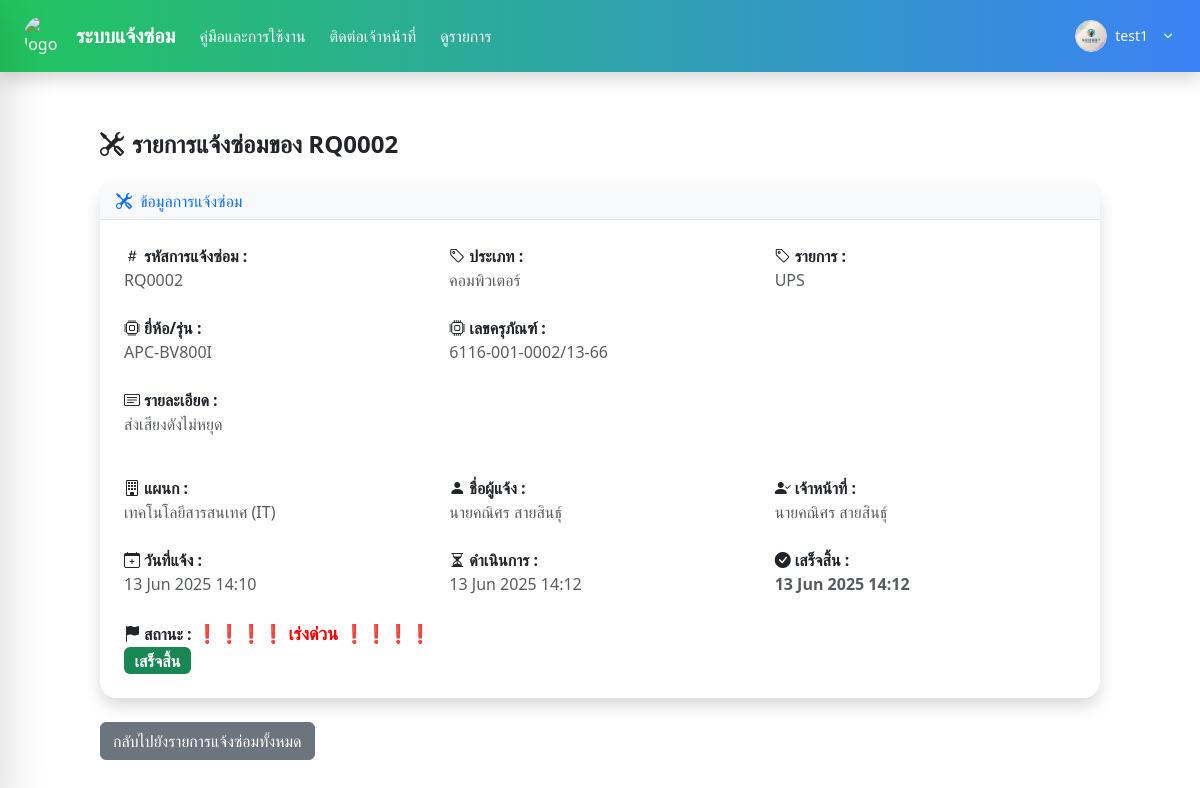
Page /repair/2/ (signed in) on the committed database.
### Report/models.py (models this page shows, shortened)
class RepairRequest(models.Model):
    CATEGORY_CHOICES = [
        ('คอมพิวเตอร์', 'คอมพิวเตอร์'),
        ('โปรแกรม', 'โปรแกรม'),
        ('เครื่องปริ้น', 'เครื่องปริ้น'),
        ('อินเตอร์เน็ต', 'อินเตอร์เน็ต'),
    ]
    STATUS_CHOICES = [
        ('pending', 'รอดำเนินการ'),
        ('in_progress', 'กำลังดำเนินการ'),
        ('completed', 'เสร็จสิ้น'),
        ('repairclaim', 'ส่งซ่อม/เคลม'),
        ('cancelled', 'ยกเลิก'),
    ]
    STATUS_CHOICES1 = [
        ('ไม่เร่งด่วน', 'ไม่เร่งด่วน'),
        ('เร่งด่วน', 'เร่งด่วน'),
    ]
    history = HistoricalRecords()
    request_id = models.CharField(max_length=10, blank=True, unique=True,)
    category = models.CharField(max_length=100, choices=CATEGORY_CHOICES)
    sub_item = models.CharField(max_length=100, blank=True)
    detail = models.TextField(max_length=100)
    department = models.CharField(max_length=100)
    device_code = models.CharField(max_length=100, blank=True)
    unknown_device = models.BooleanField(default=False)
    status = models.CharField(max_length=20, choices=STATUS_CHOICES,default='pending')
    status_user = models.CharField(max_length=20, choices=STATUS_CHOICES1)
    created_at = models.DateTimeField(auto_now_add=True)
    assigned_staff = models.CharField(max_length=100, blank=True, null=True)
    created_by = models.ForeignKey(User, on_delete=models.SET_NULL, null=True, related_name='created_repairs')
    completed_at = models.DateTimeField(null=True, blank=True )
    in_progress_at = models.DateTimeField(null=True, blank=True)
    assigned_to = models.ForeignKey(User, on_delete=models.SET_NULL, null=True, blank=True, related_name='assigned_repairs')
    reported_by = models.ForeignKey(User, on_delete=models.SET_NULL, null=True, blank=True)
    repairclaim_at = models.DateTimeField(null=True, blank=True)
    remark = models.TextField(blank=True)
    asset_number = models.CharField(max_length=255, blank=True, null=True)
    class Meta:
        ordering = ['-created_at']
        verbose_name = "รายการแจ้งซ่อม"
        verbose_name_plural = "รายการแจ้งซ่อมทั้งหมด"

### Report/views.py (the view)
# urls.py: path('repair/<int:pk>/', views.repair_detail, name='repair_detail'),
@login_required
def repair_detail(request, pk):
    report = get_object_or_404(RepairRequest, pk=pk)
    return render(request, 'repair_detail.html', {'report': report})

### Report/templates/repair_detail.html (shortened to what this page needs)
{% extends "base.html" %}
{% load static %}
{% block content %}
<html>
<body>
    <div class="container mt-5">
        <h1 class="text-2xl font-bold mb-4"><i class="bi bi-tools me-2"></i>รายการแจ้งซ่อมของ {{report.request_id}}</h1>
        <div class="card shadow rounded-4 border-0">
            <div class="card-header bg-light border-bottom">
                <h5 class="mb-0 text-primary"><i class="bi bi-tools me-2"></i>ข้อมูลการแจ้งซ่อม</h5>
            </div>
            <div class="card-body px-4 py-4">
                <div class="row g-4">
                    <div class="col-md-4 col-sm-6">
                        <strong><i class="bi bi-hash me-1"></i>รหัสการแจ้งซ่อม :</strong>
                        <div class="text-muted">{{ report.request_id }}</div>
                    </div>
                    <div class="col-md-4 col-sm-6">
                        <strong><i class="bi bi-tag me-1"></i>ประเภท :</strong>
                        <div class="text-muted">{{ report.category }}</div>
                    </div>
                    <div class="col-md-4 col-sm-6">
                        <strong><i class="bi bi-tag me-1"></i>รายการ :</strong>
                        <div class="text-muted">{{ report.sub_item }}</div>
                    </div>
                    <div class="col-md-4 col-sm-6">
                        <strong><i class="bi bi-cpu me-1"></i>ยี่ห้อ/รุ่น :</strong>
                        <div class="text-muted">{{ report.device_code }}</div>
                    </div>
                    <div class="col-md-4 col-sm-6">
                        <strong><i class="bi bi-cpu me-1"></i>เลขครุภัณฑ์ :</strong>
                        <div class="text-muted">
                            {% if report.unknown_device %}
                            ไม่ทราบเลขครุภัณฑ์
                            {% else %}
                            {{ report.asset_number }}
                            {% endif %}
                        </div>
                    </div>
                    <div class="col-12 mb-3">
                        <strong><i class="bi bi-card-text me-1"></i>รายละเอียด :</strong>
                        <div class="text-muted">{{ report.detail }}</div>
                    </div>
                    <div class="col-md-4 col-sm-6">
                        <strong><i class="bi bi-building me-1"></i>แผนก :</strong>
                        <div class="text-muted">{{ report.department }}</div>
                    </div>
                    <div class="col-md-4 col-sm-6">
                        <strong><i class="bi bi-person-fill me-1"></i>ชื่อผู้แจ้ง :</strong>
                        <div class="text-muted">
                            {% if report.reported_by %}
                            {{ report.reported_by.get_full_name|default:report.reported_by.username }}
                            {% else %}
                            <span class="text-muted">-</span>
                            {% endif %}
                        </div>
                    </div>
                    <div class="col-md-4 col-sm-6">
                        <strong><i class="bi bi-person-check-fill me-1"></i>เจ้าหน้าที่ :</strong>
                        <div class="text-muted">
                            {% if report.assigned_to %}
                            {{ report.assigned_to.get_full_name|default:report.assigned_to.username }}
                            {% else %}
                            <span class="text-danger">ยังไม่มีรับแจ้ง</span>
                            {% endif %}
                        </div>
                    </div>
                    <div class="col-md-4 col-sm-6">
                        <strong><i class="bi bi-calendar-plus me-1"></i>วันที่แจ้ง :</strong>
                        <div class="text-muted">{{ report.created_at|date:"d M Y H:i" }}</div>
                    </div>
                    <div class="col-md-4 col-sm-6">
                        <strong><i class="bi bi-hourglass-split me-1"></i>ดำเนินการ :</strong>
                        <div class="text-muted">{{ report.in_progress_at|date:"d M Y H:i" }}</div>
                    </div>
                    <div class="col-md-4 col-sm-6">
                        <strong>
                            {% if report.status == 'repairclaim' %}
                            <i class="bi bi-tools me-1"></i>กำลังซ่อม/เคลม :
                        </strong>
                        <div class="text-muted">{{ report.in_progress_at|date:"d M Y H:i" }}</div>
                        {% else %}
                        <strong><i class="bi bi-check-circle-fill me-1"></i>เสร็จสิ้น :
                        </strong>
                        <div class="text-muted">{{ report.completed_at|date:"d M Y H:i" }}</div>
                        {% endif %}
                    </div>
                    <div class="col-md-4 col-sm-6">
                        <strong><i class="bi bi-flag-fill me-1"></i>สถานะ :
                            {% if report.status_user == "เร่งด่วน" %}
                            <span style="color: red; font-size: 18px;">❗❗❗❗ {{ report.get_status_user_display }}
                                ❗❗❗❗</span>
                            {% else %}
                            <span style="color: cray; font-size: 16px;">{{ report.get_status_user_display }}</span>
                            {% endif %}</strong>
                        <div>
                            {% if report.status == 'in_progress' %}
                            <span class="badge bg-primary" style="font-size: 16px;">กำลังดำเนินการ</span>
                            {% elif report.status == 'pending' %}
                            <span class="badge bg-warning text-dark" style="font-size: 16px;">รอดำเนินการ</span>
                            {% elif report.status == 'repairclaim' %}
                            <span
                                class="inline-block bg-purple-600 text-white text-sm font-semibold px-2  rounded-2 shadow"
                                style="font-size: 16px;">ซ่อม/เคลม</span>
                            {% elif report.status == 'completed' %}
                            <span class="badge bg-success" style="font-size: 16px;">เสร็จสิ้น</span>
                            {% elif report.status == 'cancelled' %}
                            <span class="badge bg-danger" style="font-size: 16px;">ยกเลิก</span>
                            {% endif %}
                        </div>
                    </div>
                </div>
            </div>
        </div>
        <div class="mt-4 d-flex justify-content-between flex-wrap gap-2">
            <a href="{% url 'repair_list' %}" class="btn btn-secondary">กลับไปยังรายการแจ้งซ่อมทั้งหมด</a>
        </div>
    </div>
</body>
</html>
{% endblock %}

### Report/templates/base.html (shortened to what this page needs)
{% load static %}
<!DOCTYPE html>
<html lang="en">
<head>
  <script src="https://cdn.tailwindcss.com"></script>
  <link href="https://cdn.jsdelivr.net/npm/bootstrap@5.3.3/dist/css/bootstrap.min.css" rel="stylesheet">
  <link rel="stylesheet" href="https://cdnjs.cloudflare.com/ajax/libs/font-awesome/6.5.0/css/all.min.css" />
  <link href="https://cdn.jsdelivr.net/npm/bootstrap-icons@1.10.5/font/bootstrap-icons.css" rel="stylesheet">
</head>
<body>
  <nav
    class="fixed top-0 left-0 right-0 bg-gradient-to-r from-green-500 to-blue-500 text-white flex justify-between items-center px-4 py-3 shadow z-50">
    <div class="flex items-center space-x-6">
      <a href="/" class="flex items-center space-x-3">
        <img src="https://sdh.go.th/img/sdh.jpg" class="w-10 h-10 rounded-full" alt="logo">
        <span class="text-xl font-bold whitespace-nowrap">ระบบแจ้งซ่อม</span>
      </a>
      <div class="hidden md:flex items-center space-x-6">
        <a class="nav-link" href="/about">คู่มือและการใช้งาน</a>
        <a class="nav-link cursor-pointer" onclick="openModal()">ติดต่อเจ้าหน้าที่</a>
        <a class="nav-link" href="/repair-table">ดูรายการ</a>
      </div>
    </div>
    {% if user.is_authenticated %}
    <div class="relative">
      <button onclick="toggleDropdown()" class="flex items-center gap-2 focus:outline-none" id="profileButton">
        <img src="{% static 'Report/images/pf-somdet.png' %}" alt="Profile" class="w-8 h-8 rounded-full border">
        <span class="text-sm font-medium">{{ request.user.username }}</span>
        <svg class="w-4 h-4 ml-1" fill="currentColor" viewBox="0 0 20 20">
          <path fill-rule="evenodd"
            d="M5.23 7.21a.75.75 0 011.06.02L10 10.94l3.71-3.71a.75.75 0 111.06 1.06l-4.24 4.25a.75.75 0 01-1.06 0L5.25 8.27a.75.75 0 01-.02-1.06z"
            clip-rule="evenodd" />
        </svg>
      </button>
    </div>
    {% endif %}
  </nav>
  <main id="main-content" class="content-transition flex-1 ml-0 pt-20">
    {% block content %}
    {% endblock %}
  </main>
</body>
</html>

### Report/templates/base.html (style rules this page uses)
.content-transition { transition: all 0.3s; }

### rows in the picture
RepairRequest: request_id "RQ0002", category "คอมพิวเตอร์", sub_item "UPS", device_code "APC-BV800I", asset_number "6116-001-0002/13-66", detail "ส่งเสียงดังไม่หยุด", department "เทคโนโลยีสารสนเทศ (IT)", reported_by.get_full_name "นายคณิศร สายสินธุ์", assigned_to.get_full_name "นายคณิศร สายสินธุ์", created_at "13 Jun 2025 14:10", in_progress_at "13 Jun 2025 14:12", completed_at "13 Jun 2025 14:12", status_user "เร่งด่วน"

### other values in the picture
{{ request.user.username }} "test1"
